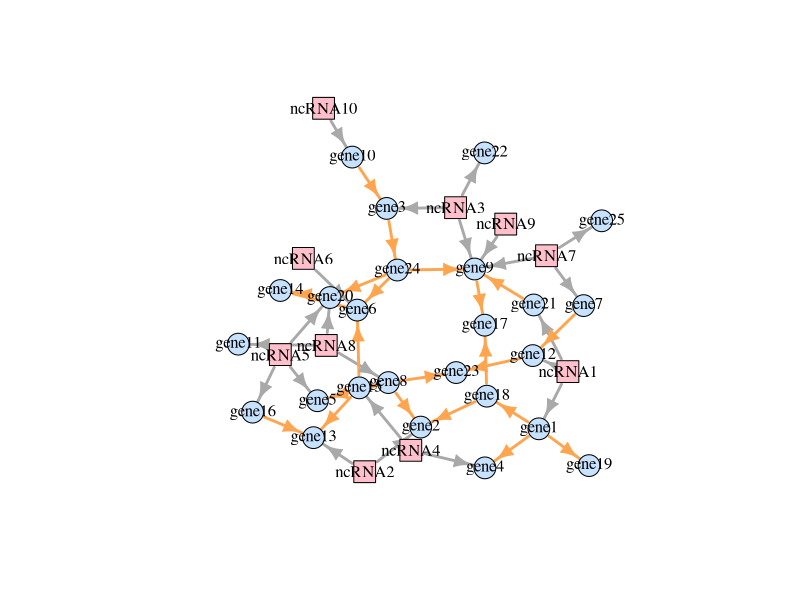
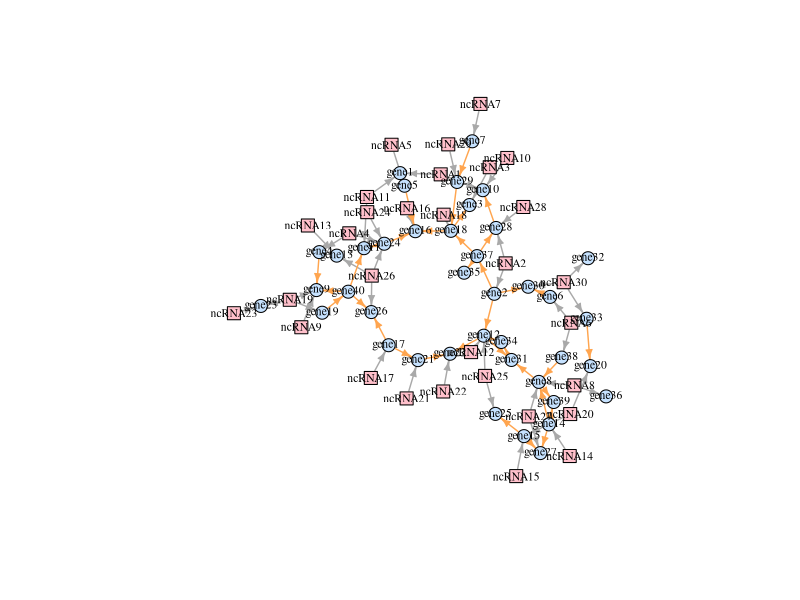
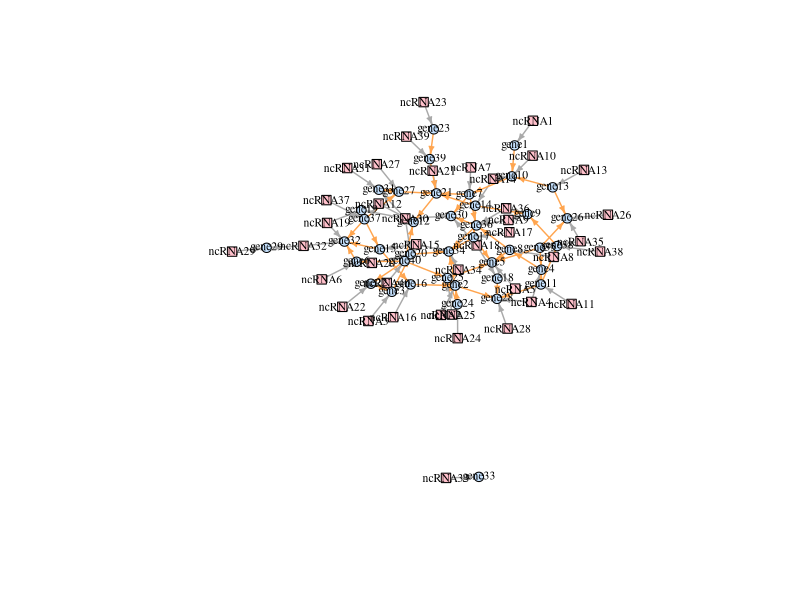

These charts were generated, in order, by the following R code:

######################################################################
## adj generator for single matrix (adj and prop)
######################################################################

## FUNCTION: to simulate a (ncRNA-gene) adjacency matrix, given the number of 
####  ncRNAs, number of genes, and number of edges (both types). 

## p: number of ncRNAs
## q: number of genes
## l1: number of level-1 edges (output could be larger than this number)
## l2: number of level-2 edges (output could be larger than this number)

adj.generator <- function(p, q, l1, l2) {
  out <- matrix(0, p+q, p+q) 
  colnames(out) <- rownames(out) <- c(paste("ncRNA", 1:p, sep=""),
                                      paste("gene", 1:q, sep=""))
  
  if (p>q) {stop("There should be less ncRNAs than genes!!")}
  if (l1<=p) {stop("There should be more level-1 edges!!")}
  if (l1>(p*q)) {stop("Too many level-1 edges!!")}
  if (l2>(q*(q-1))) {stop("Too many level-2 edges!!")}
  
  tmp <- matrix(0, p, q)
  diag(tmp) <- 1 # make sure all the ncRNAs have at least one edge
  pos <- which((upper.tri(tmp) | lower.tri(tmp)) ==T)
  tmp[sample(pos, l1-p)] <- 1
  out[1:p, (p+1):(p+q)] <- tmp # level-1 edges
  
  out_sub <- out[(p+1):(p+q), (p+1):(p+q)]
  pos <- which((upper.tri(out_sub) | lower.tri(out_sub)) ==T)
  out[(p+1):(p+q), (p+1):(p+q)][sample(pos, l2)] <- 1 # level-2 edges 
  
  pos_check <- union(setdiff(which(colSums(out)==0), 1:p), which(rowSums(out)==0))
  if (length(pos_check)>0) {
    for (idx in pos_check) {
      out[sample(setdiff(1:(p+q),idx), 1), idx] <- 1 
    }
  } # make sure all the genes have at least one edge
  
  return(out)
}

######################################################################
## function for single matrix
######################################################################


single_igraph <- function(adj_single,prob_single,ncRNA_num,ncRNA_node_color="pink",gene_node_color="slategray1",
                                        gene_to_gene_color="tan1",ncRNA_to_gene_color="darkgray",
                                        save_graph_location=getwd(),single_graph_name="single_edge_color_graph.jpeg"){
  
  # make sure prob_single has weight numbers, + 0.2 for each matrix value
  prob_single <- prob_single+0.2
  
  
  library(igraph)
  # Create igraph object from adj_single
  g_single <- graph_from_adjacency_matrix(adj_single, mode = "directed")
  
  # Determine node type, color, and shape from adj_single
  node_type <- c(rep("ncRNA", ncRNA_num), rep("gene", ncol(adj_single) - ncRNA_num))
  node_color <- ifelse(node_type == "ncRNA", ncRNA_node_color, gene_node_color)
  node_shape <- ifelse(node_type == "ncRNA", "square", "circle")
  
  # Determine edge colors based on source and target vertex types
  ecolor_single <- sapply(E(g_single), function(e) {
    edge_nodes <- ends(g_single, e, names = FALSE) ## this step specify the location in the location of a matrix
    source_vertex <- node_type[edge_nodes[1]]
    target_vertex <- node_type[edge_nodes[2]]
    if (source_vertex == "gene" && target_vertex == "gene") {
      return(gene_to_gene_color)
    } else if (source_vertex == "ncRNA" && target_vertex == "gene") {
      return(ncRNA_to_gene_color)
    } else {
      return("white")  # Default color for other types of connections
    }
  })
  
  
  # Adjust edge width based on weight matrices prob_single
  ewidth_single <- sapply(E(g_single), function(e) {
    edge_nodes <- ends(g_single, e, names = FALSE)
    weight <- prob_single[edge_nodes[1], edge_nodes[2]]  # Get weight from prob_early matrix
    if (is.na(weight)) weight <- 1  # Default weight if NA (e.g., if no weight specified)
    return(weight)
  })
  
  ## output is based on the size of the matrix
  n <- nrow(adj_single)
  edge.arrow.size <- ifelse(n <=45,1,
                            ifelse(n>45 & n<=75, 0.5,
                                   ifelse(n>75, 0.4,0.2)))
  edge.width_num <- ifelse(n <=45,4,
                           ifelse(n>45 , 2, 1))
  vertex.size <- ifelse(n <=45,12,
                        ifelse(n>45 & n<=75, 7,
                               ifelse(n>75, 5,5)))
  vertex.label.cex <- ifelse(n <=45,1,
                             ifelse(n>45 & n<=75, 0.7,
                                    ifelse(n>75, 0.7,0.7)))
  
  setwd(save_graph_location)
  # Plot graph from adj_early with edge colors based on combined_adjacency
  tiff(single_graph_name, units = "in", width = 13, height = 10, res = 150) 
  plot(g_single, vertex.color = node_color, vertex.shape = node_shape, 
       vertex.label.color = "black", layout = layout_with_kk, edge.arrow.size = edge.arrow.size, 
       edge.color = ecolor_single, edge.width = edge.width_num*ewidth_single, vertex.size = vertex.size,vertex.label.cex = vertex.label.cex) 
  dev.off()
  
}

######################################################################
## test: output graphs
######################################################################


## example: 0-45
p <- 10
q <- 25
adj <- adj.generator(p=p, q=q, l1=12, l2=15)
sum(adj) # check number of edges 
sum(adj[1:p, (p+1):(p+q)]) # check number of level-1 edges
sum(adj[(p+1):(p+q), (p+1):(p+q)]) # check number of level-2 edges

single_igraph(adj_single=adj, prob_single=matrix(0.5, p+q, p+q), 
                         ncRNA_num=p,
                         single_graph_name="single_edge_color_graph_0613_0-45.jpeg") # call your visulaization function

## example: 46-75
p <- 30
q <- 40
adj <- adj.generator(p=p, q=q, l1=35, l2=20)
sum(adj) # check number of edges 
sum(adj[1:p, (p+1):(p+q)]) # check number of level-1 edges
sum(adj[(p+1):(p+q), (p+1):(p+q)]) # check number of level-2 edges

single_igraph(adj_single=adj, prob_single=matrix(0.5, p+q, p+q), 
                         ncRNA_num=p,
                         single_graph_name="single_edge_color_graph_0613_46-75.jpeg") # call your visulaization function


## example: 76 and above
p <- 40
q <- 40
adj <- adj.generator(p=p, q=q, l1=45, l2=45)
sum(adj) # check number of edges 
sum(adj[1:p, (p+1):(p+q)]) # check number of level-1 edges
sum(adj[(p+1):(p+q), (p+1):(p+q)]) # check number of level-2 edges

single_igraph(adj_single=adj, prob_single=matrix(0.5, p+q, p+q), 
                            ncRNA_num=p,
                            single_graph_name="single_edge_color_graph_0613_76-above.jpeg") # call your visulaization function
